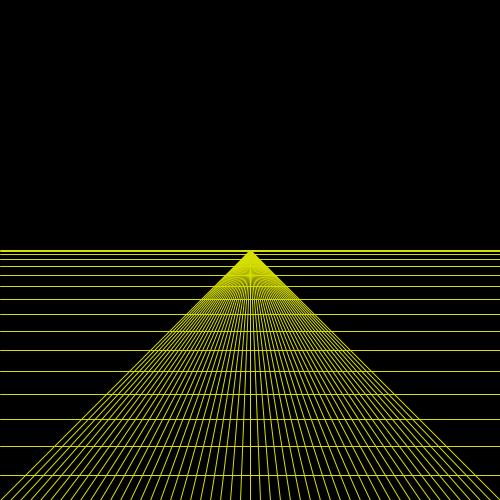
Frame 1 (no input)
Frame 60 (the mouse pressed at the canvas centre just before this capture): identical to frame 1, image omitted
Frame 120 (the mouse held since frame 60 and released just before this capture): identical to frame 1, image omitted

The Processing sketch that drew this single still picture (run headless with seeded random() and noise(); from frame 60 on, the mouse is pressed at the canvas centre):

// Processing sketch: incrementingLines
// ── incrementingLines.pde
void setup(){
  size(500,500);
}

int centerX = 250;
int centerY = 250;

void draw(){
  background(0);
  stroke(215,223,1);
  
  int x = centerX;
  
  for (x = 0; x <= width; x+=10){
    line(x,height,centerX, centerY);
  }
  
  float interval = 1;
  float y = centerY;  
  
  while(y < height){
    line(0, y, width, y);
    y += interval;
    interval += 2;
  }
}
